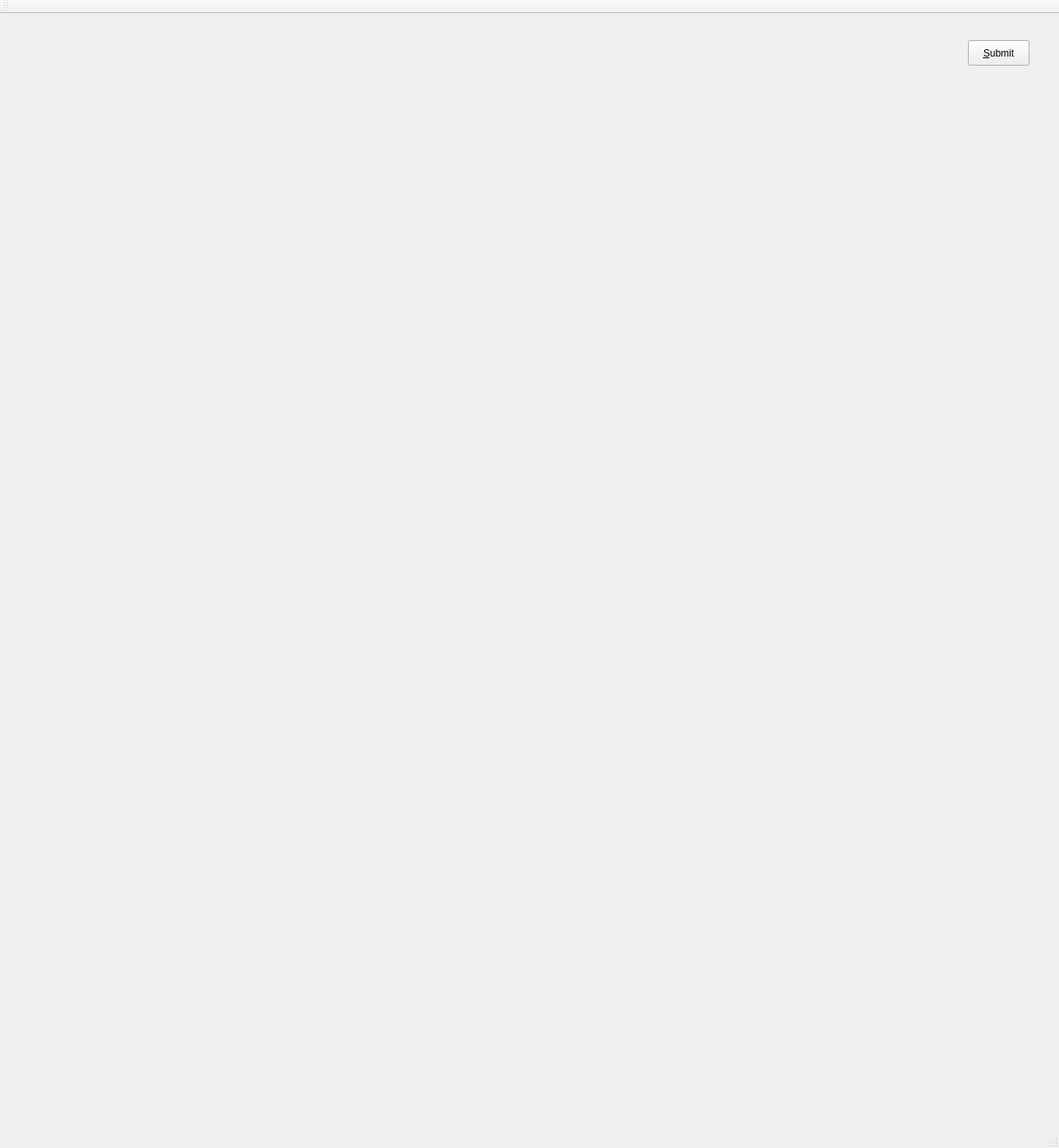
<?xml version="1.0" encoding="UTF-8"?>
<ui version="4.0">
 <class>MainWindow</class>
 <widget class="QMainWindow" name="MainWindow">
  <property name="enabled">
   <bool>true</bool>
  </property>
  <property name="geometry">
   <rect>
    <x>0</x>
    <y>0</y>
    <width>1291</width>
    <height>1400</height>
   </rect>
  </property>
  <property name="windowTitle">
   <string>MainWindow</string>
  </property>
  <widget class="QWidget" name="centralWidget">
   <widget class="QPushButton" name="submit">
    <property name="geometry">
     <rect>
      <x>1180</x>
      <y>32</y>
      <width>75</width>
      <height>31</height>
     </rect>
    </property>
    <property name="text">
     <string>&amp;Submit</string>
    </property>
   </widget>
  </widget>
  <widget class="QMenuBar" name="menuBar">
   <property name="geometry">
    <rect>
     <x>0</x>
     <y>0</y>
     <width>1291</width>
     <height>21</height>
    </rect>
   </property>
  </widget>
  <widget class="QToolBar" name="mainToolBar">
   <attribute name="toolBarArea">
    <enum>TopToolBarArea</enum>
   </attribute>
   <attribute name="toolBarBreak">
    <bool>false</bool>
   </attribute>
  </widget>
  <widget class="QStatusBar" name="statusBar"/>
 </widget>
 <layoutdefault spacing="6" margin="11"/>
 <resources/>
 <connections/>
</ui>
